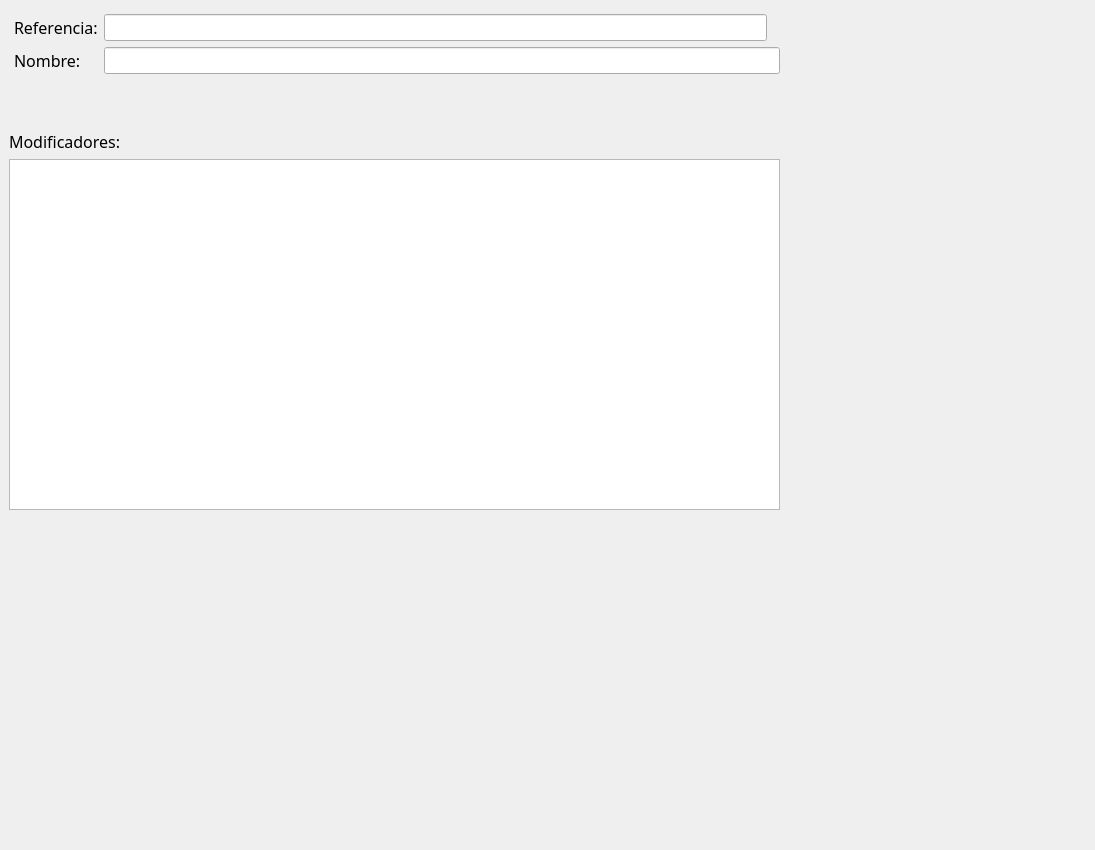
<?xml version="1.0" encoding="UTF-8"?>
<ui version="4.0">
 <class>wdVariantes</class>
 <widget class="QWidget" name="wdVariantes">
  <property name="geometry">
   <rect>
    <x>0</x>
    <y>0</y>
    <width>1095</width>
    <height>850</height>
   </rect>
  </property>
  <property name="windowTitle">
   <string>Form</string>
  </property>
  <widget class="QWidget" name="verticalLayoutWidget">
   <property name="geometry">
    <rect>
     <x>9</x>
     <y>9</y>
     <width>771</width>
     <height>501</height>
    </rect>
   </property>
   <layout class="QVBoxLayout" name="verticalLayout">
    <item>
     <layout class="QFormLayout" name="formLayout">
      <property name="sizeConstraint">
       <enum>QLayout::SetMinimumSize</enum>
      </property>
      <property name="fieldGrowthPolicy">
       <enum>QFormLayout::AllNonFixedFieldsGrow</enum>
      </property>
      <property name="rowWrapPolicy">
       <enum>QFormLayout::DontWrapRows</enum>
      </property>
      <property name="labelAlignment">
       <set>Qt::AlignLeading|Qt::AlignLeft|Qt::AlignTop</set>
      </property>
      <property name="leftMargin">
       <number>5</number>
      </property>
      <property name="topMargin">
       <number>5</number>
      </property>
      <property name="bottomMargin">
       <number>50</number>
      </property>
      <item row="0" column="0">
       <widget class="QLabel" name="label">
        <property name="font">
         <font>
          <family>Zekton</family>
          <pointsize>12</pointsize>
         </font>
        </property>
        <property name="text">
         <string>Referencia:</string>
        </property>
        <property name="buddy">
         <cstring>leRef</cstring>
        </property>
       </widget>
      </item>
      <item row="0" column="1">
       <widget class="QLineEdit" name="leRef">
        <property name="maximumSize">
         <size>
          <width>663</width>
          <height>16777215</height>
         </size>
        </property>
        <property name="font">
         <font>
          <pointsize>12</pointsize>
         </font>
        </property>
       </widget>
      </item>
      <item row="1" column="0">
       <widget class="QLabel" name="label_3">
        <property name="font">
         <font>
          <family>Zekton</family>
          <pointsize>12</pointsize>
         </font>
        </property>
        <property name="text">
         <string>Nombre: </string>
        </property>
        <property name="buddy">
         <cstring>leNombre</cstring>
        </property>
       </widget>
      </item>
      <item row="1" column="1">
       <widget class="QLineEdit" name="leNombre">
        <property name="font">
         <font>
          <pointsize>12</pointsize>
         </font>
        </property>
       </widget>
      </item>
     </layout>
    </item>
    <item>
     <layout class="QVBoxLayout" name="verticalLayout_2">
      <item>
       <widget class="QLabel" name="label_4">
        <property name="font">
         <font>
          <family>Zekton</family>
          <pointsize>12</pointsize>
         </font>
        </property>
        <property name="text">
         <string>Modificadores:</string>
        </property>
       </widget>
      </item>
      <item>
       <widget class="QTableWidget" name="twModificadores">
        <property name="sizeAdjustPolicy">
         <enum>QAbstractScrollArea::AdjustToContents</enum>
        </property>
       </widget>
      </item>
     </layout>
    </item>
   </layout>
  </widget>
 </widget>
 <resources/>
 <connections/>
</ui>
